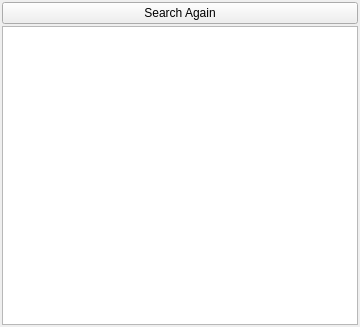
<?xml version="1.0" encoding="UTF-8"?>
<ui version="4.0">
 <class>SearchWidget</class>
 <widget class="QWidget" name="SearchWidget">
  <property name="geometry">
   <rect>
    <x>0</x>
    <y>0</y>
    <width>360</width>
    <height>327</height>
   </rect>
  </property>
  <property name="sizePolicy">
   <sizepolicy hsizetype="Expanding" vsizetype="Expanding">
    <horstretch>0</horstretch>
    <verstretch>0</verstretch>
   </sizepolicy>
  </property>
  <property name="windowTitle">
   <string>Form</string>
  </property>
  <property name="layoutDirection">
   <enum>Qt::LeftToRight</enum>
  </property>
  <layout class="QVBoxLayout" name="verticalLayout">
   <property name="spacing">
    <number>2</number>
   </property>
   <property name="leftMargin">
    <number>2</number>
   </property>
   <property name="topMargin">
    <number>2</number>
   </property>
   <property name="rightMargin">
    <number>2</number>
   </property>
   <property name="bottomMargin">
    <number>2</number>
   </property>
   <item>
    <widget class="QPushButton" name="buttonSearchAgain">
     <property name="text">
      <string>Search Again</string>
     </property>
    </widget>
   </item>
   <item>
    <widget class="SearchTreeWidget" name="treeWidget">
     <attribute name="headerVisible">
      <bool>false</bool>
     </attribute>
     <column>
      <property name="text">
       <string notr="true">1</string>
      </property>
     </column>
    </widget>
   </item>
  </layout>
 </widget>
 <customwidgets>
  <customwidget>
   <class>SearchTreeWidget</class>
   <extends>QTreeWidget</extends>
   <header>Widgets/SearchTreeWidget.hpp</header>
  </customwidget>
 </customwidgets>
 <resources/>
 <connections/>
</ui>
